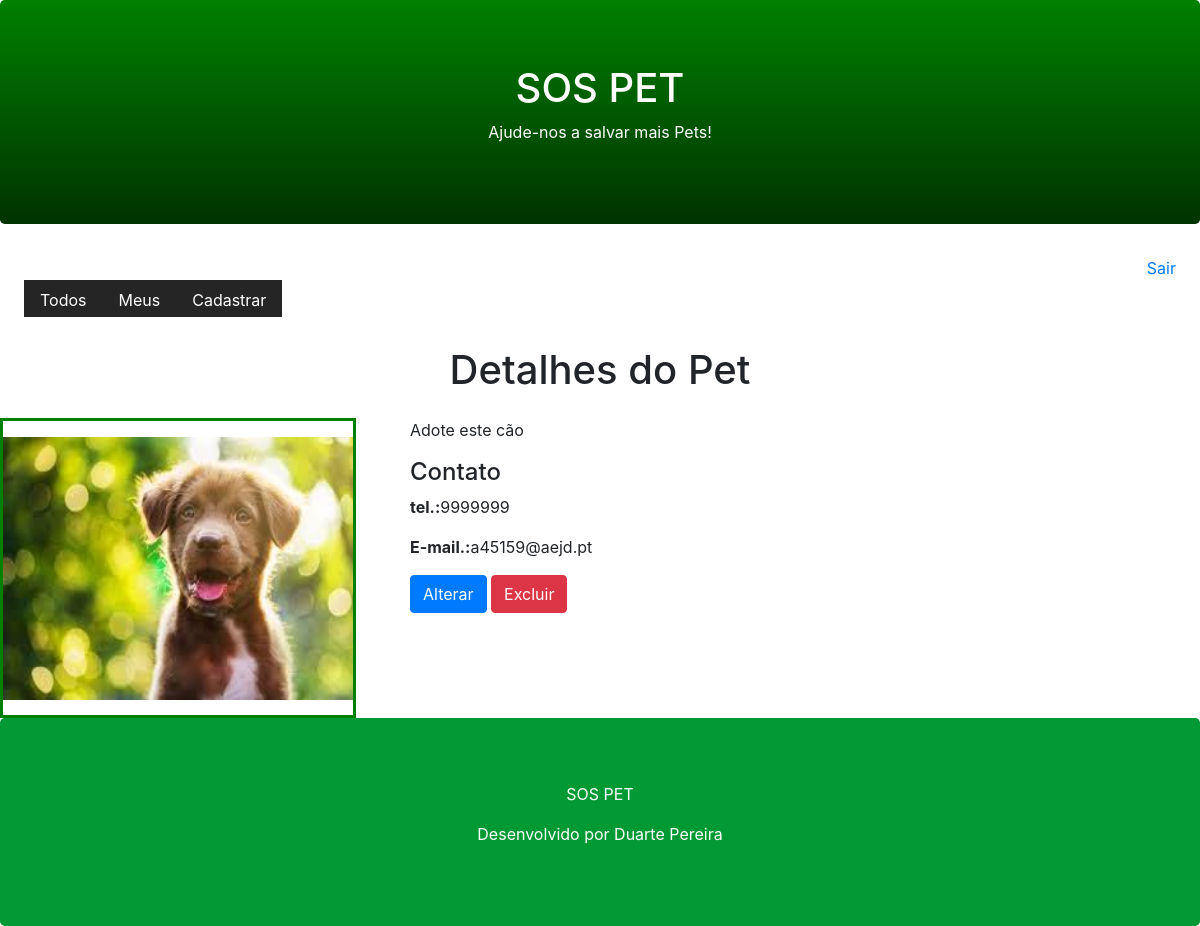
Page /pet/detail/2/ (signed in) on the earlier database version.
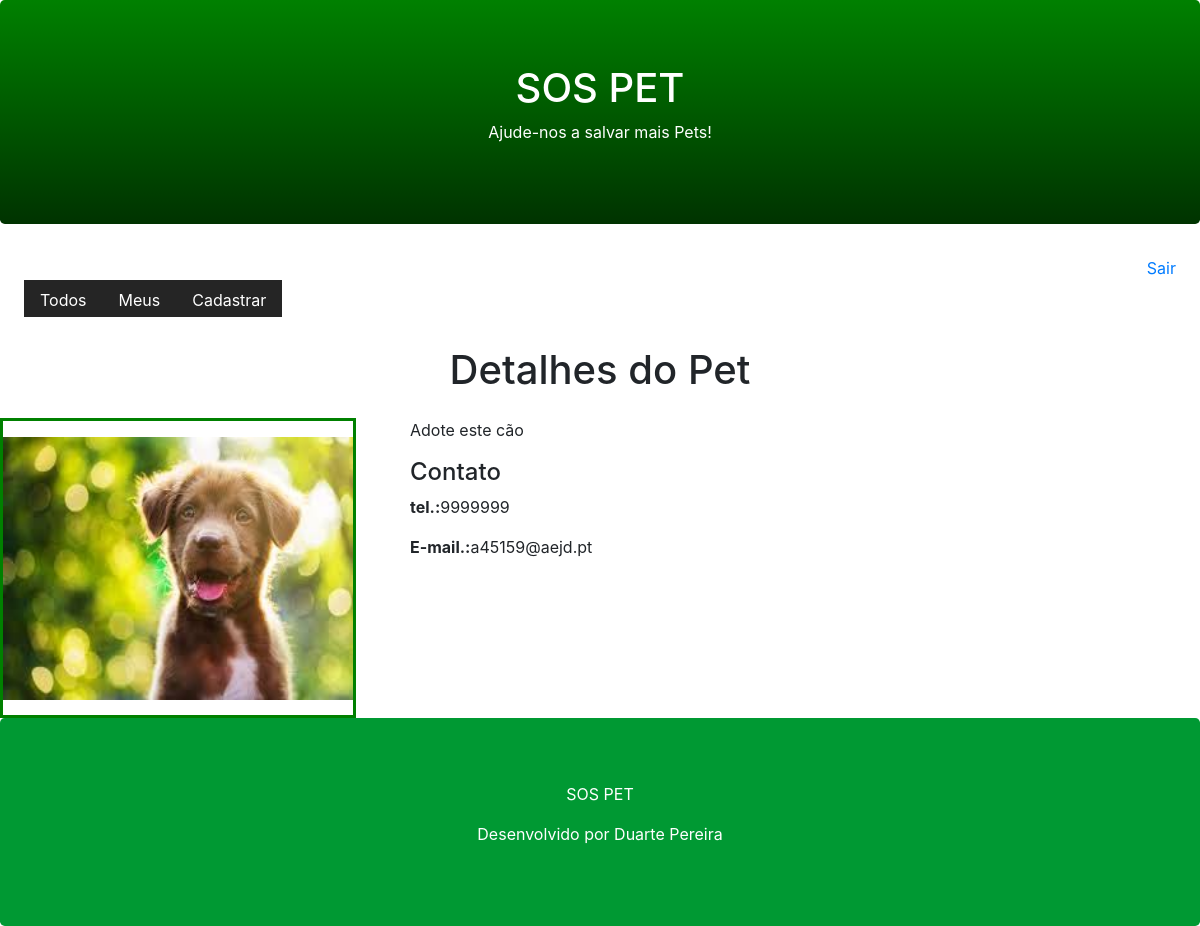
Same page on the later database version.
### core/views.py (the view)
# urls.py: path('pet/detail/<id>/', views.pet_detail),
def pet_detail(request, id):
    pet = Pet.objects.get(active=True, id=id)
    return render(request, 'pet.html', {'pet':pet})

### templates/Pet.html (shortened to what this page needs)
{% extends "model-page.html" %}
{% block content %}
<h1 class="text-center">Detalhes do Pet</h1>
    <div class="row">
        <div class="col-sm-4">
            <div style="border-color: green; border-style: solid; width: 356px; height: 300px;">
                <img src="{{ pet.photo.url }}" width="350" height="263" style="margin-top: 16px">
            </div>
        </div>
        <div class="col-sm-8">
            <p>{{ pet.description }}</p>
            <h4>Contato</h4>
            <p><b>tel.:</b>{{ pet.phone }}</p>
            <p><b>E-mail.:</b>{{ pet.email }}</p>
            {% if request.user == pet.user %}
                <a href="/pet/register/?id={{ pet.id }}">
                    <button type="button" class="btn btn-primary">Alterar</button>
                </a>
                <button type="button" class="btn btn-danger" data-toggle="modal"
                    data-target="#modal_confirm">Excluir</button>
                {% endif %}
        </div>
    </div>
{% endblock %}

Differences in the rows shown:
changed Pet "Adote este cão": user_id 1 → 2 (drawn)
Other differences:
text no longer shown: "Alterar Excluir"
